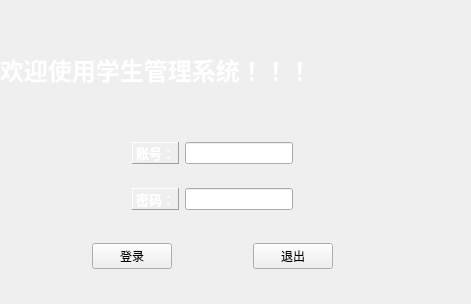
<?xml version="1.0" encoding="UTF-8"?>
<ui version="4.0">
 <class>MainWindow</class>
 <widget class="QMainWindow" name="MainWindow">
  <property name="enabled">
   <bool>true</bool>
  </property>
  <property name="geometry">
   <rect>
    <x>0</x>
    <y>0</y>
    <width>471</width>
    <height>304</height>
   </rect>
  </property>
  <property name="windowTitle">
   <string>学生管理系统</string>
  </property>
  <property name="windowIcon">
   <iconset resource="a.qrc">
    <normaloff>:/new/prefix1/image/gaitubao_sa_png.png</normaloff>:/new/prefix1/image/gaitubao_sa_png.png</iconset>
  </property>
  <property name="styleSheet">
   <string notr="true"/>
  </property>
  <property name="iconSize">
   <size>
    <width>34</width>
    <height>30</height>
   </size>
  </property>
  <property name="documentMode">
   <bool>false</bool>
  </property>
  <widget class="QWidget" name="centralwidget">
   <widget class="QWidget" name="widget_6" native="true">
    <property name="geometry">
     <rect>
      <x>0</x>
      <y>30</y>
      <width>425</width>
      <height>257</height>
     </rect>
    </property>
    <layout class="QVBoxLayout" name="verticalLayout_3">
     <item>
      <widget class="QLabel" name="label">
       <property name="text">
        <string>&lt;html&gt;&lt;head/&gt;&lt;body&gt;&lt;p&gt;&lt;span style=&quot; font-size:18pt; font-weight:600; color:#ffffff;&quot;&gt;   欢迎使用学生管理系统！！！&lt;/span&gt;&lt;/p&gt;&lt;/body&gt;&lt;/html&gt;</string>
       </property>
      </widget>
     </item>
     <item>
      <widget class="QWidget" name="widget_5" native="true">
       <layout class="QVBoxLayout" name="verticalLayout_2">
        <item>
         <widget class="QWidget" name="widget_3" native="true">
          <layout class="QVBoxLayout" name="verticalLayout">
           <item>
            <widget class="QWidget" name="widget" native="true">
             <layout class="QHBoxLayout" name="horizontalLayout">
              <item>
               <spacer name="horizontalSpacer_2">
                <property name="orientation">
                 <enum>Qt::Horizontal</enum>
                </property>
                <property name="sizeHint" stdset="0">
                 <size>
                  <width>40</width>
                  <height>20</height>
                 </size>
                </property>
               </spacer>
              </item>
              <item>
               <widget class="QLabel" name="label_2">
                <property name="frameShape">
                 <enum>QFrame::Panel</enum>
                </property>
                <property name="frameShadow">
                 <enum>QFrame::Raised</enum>
                </property>
                <property name="text">
                 <string>&lt;html&gt;&lt;head/&gt;&lt;body&gt;&lt;p&gt;&lt;span style=&quot; font-size:10pt; font-weight:600; color:#ffffff;&quot;&gt;账号：&lt;/span&gt;&lt;/p&gt;&lt;/body&gt;&lt;/html&gt;</string>
                </property>
               </widget>
              </item>
              <item>
               <widget class="QLineEdit" name="id"/>
              </item>
              <item>
               <spacer name="horizontalSpacer">
                <property name="orientation">
                 <enum>Qt::Horizontal</enum>
                </property>
                <property name="sizeHint" stdset="0">
                 <size>
                  <width>40</width>
                  <height>20</height>
                 </size>
                </property>
               </spacer>
              </item>
             </layout>
            </widget>
           </item>
           <item>
            <widget class="QWidget" name="widget_2" native="true">
             <layout class="QHBoxLayout" name="horizontalLayout_2">
              <item>
               <spacer name="horizontalSpacer_3">
                <property name="orientation">
                 <enum>Qt::Horizontal</enum>
                </property>
                <property name="sizeHint" stdset="0">
                 <size>
                  <width>40</width>
                  <height>20</height>
                 </size>
                </property>
               </spacer>
              </item>
              <item>
               <widget class="QLabel" name="label_3">
                <property name="frameShape">
                 <enum>QFrame::Panel</enum>
                </property>
                <property name="frameShadow">
                 <enum>QFrame::Raised</enum>
                </property>
                <property name="text">
                 <string>&lt;html&gt;&lt;head/&gt;&lt;body&gt;&lt;p&gt;&lt;span style=&quot; font-size:10pt; font-weight:600; color:#ffffff;&quot;&gt;密码：&lt;/span&gt;&lt;/p&gt;&lt;/body&gt;&lt;/html&gt;</string>
                </property>
               </widget>
              </item>
              <item>
               <widget class="QLineEdit" name="password"/>
              </item>
              <item>
               <spacer name="horizontalSpacer_4">
                <property name="orientation">
                 <enum>Qt::Horizontal</enum>
                </property>
                <property name="sizeHint" stdset="0">
                 <size>
                  <width>40</width>
                  <height>20</height>
                 </size>
                </property>
               </spacer>
              </item>
             </layout>
            </widget>
           </item>
          </layout>
         </widget>
        </item>
        <item>
         <widget class="QWidget" name="widget_4" native="true">
          <layout class="QHBoxLayout" name="horizontalLayout_3">
           <item>
            <spacer name="horizontalSpacer_6">
             <property name="orientation">
              <enum>Qt::Horizontal</enum>
             </property>
             <property name="sizeHint" stdset="0">
              <size>
               <width>40</width>
               <height>20</height>
              </size>
             </property>
            </spacer>
           </item>
           <item>
            <widget class="QPushButton" name="btn_signIn">
             <property name="text">
              <string>登录</string>
             </property>
            </widget>
           </item>
           <item>
            <spacer name="horizontalSpacer_5">
             <property name="orientation">
              <enum>Qt::Horizontal</enum>
             </property>
             <property name="sizeHint" stdset="0">
              <size>
               <width>40</width>
               <height>20</height>
              </size>
             </property>
            </spacer>
           </item>
           <item>
            <widget class="QPushButton" name="btn_signOut">
             <property name="text">
              <string>退出</string>
             </property>
            </widget>
           </item>
           <item>
            <spacer name="horizontalSpacer_7">
             <property name="orientation">
              <enum>Qt::Horizontal</enum>
             </property>
             <property name="sizeHint" stdset="0">
              <size>
               <width>40</width>
               <height>20</height>
              </size>
             </property>
            </spacer>
           </item>
          </layout>
         </widget>
        </item>
       </layout>
      </widget>
     </item>
    </layout>
   </widget>
  </widget>
 </widget>
 <resources>
  <include location="a.qrc"/>
 </resources>
 <connections/>
</ui>
